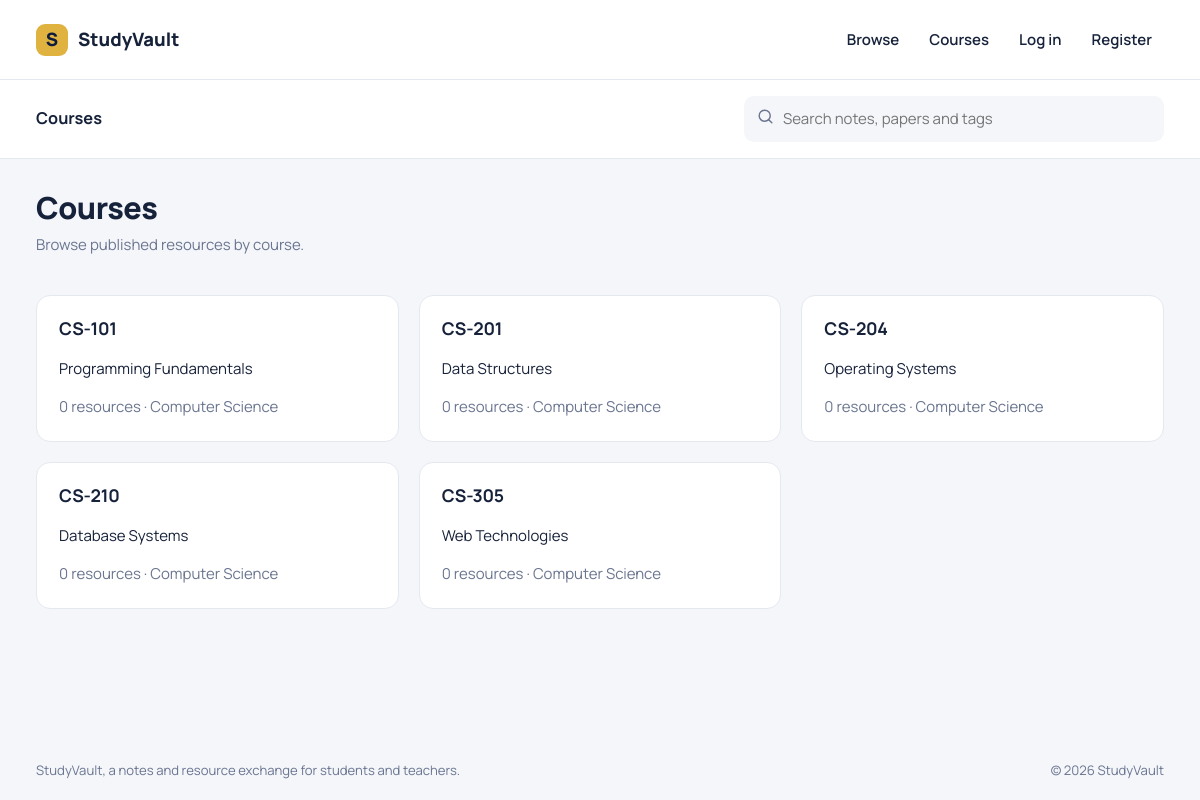
/courses.php, run on the app's committed database.
### tables this page shows
CREATE TABLE courses (
  id          INT UNSIGNED AUTO_INCREMENT PRIMARY KEY,
  code        VARCHAR(20)  NOT NULL UNIQUE,
  name        VARCHAR(150) NOT NULL,
  department  VARCHAR(100) NULL
);

### includes/functions.php (called while the page is built, shortened)
<?php
function e($value)
{
    return htmlspecialchars((string) $value, ENT_QUOTES, 'UTF-8');
}
function url($path = '')
{
    return BASE_URL . '/' . ltrim($path, '/');
}
function asset($path)
{
    return url('assets/' . ltrim($path, '/'));
}
function is_active($path)
{
    $current = parse_url($_SERVER['REQUEST_URI'] ?? '', PHP_URL_PATH);
    return $current === url($path) ? ' active' : '';
}
function get_str($key, $default = '')
{
    $value = $_GET[$key] ?? $default;
    return is_string($value) ? trim($value) : $default;
}

### includes/auth.php (called while the page is built, shortened)
<?php
require_once __DIR__ . '/../config/db.php';
require_once __DIR__ . '/functions.php';
function current_user()
{
    static $loaded = false;
    static $user = null;
    if ($loaded) {
        return $user;
    }
    $loaded = true;
    if (empty($_SESSION['user_id'])) {
        return null;
    }
    global $pdo;
    $stmt = $pdo->prepare(
        'SELECT id, full_name, email, roll_no, role, requested_role, account_status, reject_reason, strike_count, created_at
         FROM users WHERE id = ?'
    );
    $stmt->execute([$_SESSION['user_id']]);
    $found = $stmt->fetch();
    $user = $found;
    return $user;
}

### courses.php (the view)
<?php
require_once __DIR__ . '/includes/auth.php';
$courses = $pdo->query("SELECT c.id, c.code, c.name, c.department, COUNT(r.id) AS resource_count FROM courses c LEFT JOIN resources r ON r.course_id = c.id AND r.status = 'published' GROUP BY c.id, c.code, c.name, c.department ORDER BY c.code")->fetchAll();
$page_title = 'Courses';
require __DIR__ . '/includes/header.php';
?>
<div class="page-header"><div><h1>Courses</h1><p class="muted">Browse published resources by course.</p></div></div>
<?php if (!$courses): ?><div class="empty-state">No courses have been added yet.</div><?php else: ?><div class="grid-3"><?php foreach ($courses as $course): ?><a class="card card-link" href="<?= e(url('resources.php?course_id=' . (int) $course['id'])) ?>"><h3><?= e($course['code']) ?></h3><p><?= e($course['name']) ?></p><p class="muted mb-0"><?= (int) $course['resource_count'] ?> resources<?= $course['department'] ? ' · ' . e($course['department']) : '' ?></p></a><?php endforeach; ?></div><?php endif; ?>
<?php require __DIR__ . '/includes/footer.php'; ?>

### includes/header.php (shortened to what this page needs)
<?php
require_once __DIR__ . '/auth.php';
$css_file = __DIR__ . '/../assets/css/style.css';
$css_version = is_file($css_file) ? filemtime($css_file) : 1;
?>
<!DOCTYPE html>
<html lang="en">
<head>
    <link rel="stylesheet" href="<?= e(asset('css/style.css')) ?>?v=<?= (int) $css_version ?>">
</head>
<body>
<?php require __DIR__ . '/navbar.php'; ?>
<main class="page-content">

### includes/navbar.php (shortened to what this page needs)
<?php
$nav_user = current_user();
$nav_role = $nav_user['role'] ?? 'guest';
$nav_root = __DIR__ . '/../';
$nav_member = [
    ['member/dashboard.php', 'Dashboard'],
    ['resources.php', 'Browse'],
    ['courses.php', 'Courses'],
    ['member/upload.php', 'Upload'],
    ['member/my_uploads.php', 'My uploads'],
    ['member/bookmarks.php', 'Bookmarks'],
    ['member/ratings.php', 'My ratings'],
];
$nav_menus = [
    'guest' => [
        ['resources.php', 'Browse'],
        ['courses.php', 'Courses'],
    ],
    'user' => [
        ['user/dashboard.php', 'Dashboard'],
        ['resources.php', 'Browse'],
        ['courses.php', 'Courses'],
    ],
    'student' => $nav_member,
    'teacher' => $nav_member,
    'admin' => [
        ['admin/dashboard.php', 'Dashboard'],
        ['admin/approvals.php', 'Approvals'],
        ['admin/users.php', 'Users'],
        ['admin/resources.php', 'Resources'],
        ['admin/reports.php', 'Reports'],
        ['admin/courses.php', 'Courses'],
    ],
];
$nav_account = $nav_user
    ? [
        ['account/profile.php', 'Profile'],
        ['account/downloads.php', 'Downloads'],
    ]
    : [
        ['login.php', 'Log in'],
        ['register.php', 'Register'],
    ];
$nav_exists = function ($item) use ($nav_root) {
    return is_file($nav_root . $item[0]);
};
$nav_main = array_filter($nav_menus[$nav_role] ?? $nav_menus['guest'], $nav_exists);
$nav_side = array_filter($nav_account, $nav_exists);
$nav_initials = '';
?>
<?php
$nav_icon = function ($path) {
    $icons = [
        'dashboard' => 'i-home', 'resources' => 'i-grid', 'courses' => 'i-book',
        'my_uploads' => 'i-files', 'upload' => 'i-up', 'profile' => 'i-user',
        'bookmarks' => 'i-mark',
        'ratings' => 'i-star', 'downloads' => 'i-down', 'logout' => 'i-out',
        'approvals' => 'i-user', 'users' => 'i-user', 'reports' => 'i-files',
    ];
    foreach ($icons as $key => $icon) {
        if (strpos($path, $key) !== false) {
            return $icon;
        }
    }
    return 'i-grid';
};
?>
<?php if ($nav_user): ?>
<button class="nav-toggle" type="button" aria-expanded="true" aria-controls="nav-menu" aria-label="Collapse sidebar" title="Collapse sidebar"><svg class="icon"><use href="#i-sidebar"></use></svg></button>
<aside class="sidebar">
    <a class="brand sidebar-brand" href="<?= e(url()) ?>"><span class="brand-mark">S</span><?= e(APP_NAME) ?></a>
    <nav class="sidebar-nav nav-menu" id="nav-menu" aria-label="Main navigation">
        <?php foreach ($nav_main as $nav_item): ?>
            <a class="nav-link<?= is_active($nav_item[0]) ?>" href="<?= e(url($nav_item[0])) ?>"><svg class="icon"><use href="#<?= e($nav_icon($nav_item[0])) ?>"></use></svg><?= e($nav_item[1]) ?></a>
        <?php endforeach; ?>
        <?php foreach ($nav_side as $nav_item): ?>
            <a class="nav-link<?= is_active($nav_item[0]) ?>" href="<?= e(url($nav_item[0])) ?>"><svg class="icon"><use href="#<?= e($nav_icon($nav_item[0])) ?>"></use></svg><?= e($nav_item[1]) ?></a>
        <?php endforeach; ?>
        <?php if (is_file($nav_root . 'actions/logout_action.php')): ?>
            <form method="post" action="<?= e(url('actions/logout_action.php')) ?>">
                <?= csrf_field() ?><button type="submit" class="nav-link nav-button"><svg class="icon"><use href="#i-out"></use></svg>Log out</button>
            </form>
        <?php endif; ?>
    </nav>
    <a class="user-box" href="<?= e(url('account/profile.php')) ?>"><span class="avatar"><?= e($nav_initials) ?></span><span><strong><?= e($nav_user['full_name']) ?></strong><small><?= e(ucfirst($nav_role)) ?><?php if ($nav_role === 'user'): ?> &middot; <?= e(ucfirst($nav_user['account_status'])) ?><?php endif; ?></small></span></a>
</aside>
<div class="app-main">
    <header class="topbar">
        <strong><?= e($page_title ?? APP_NAME) ?></strong>
        <form class="search-form" method="get" action="<?= e(url('resources.php')) ?>"><svg class="icon"><use href="#i-find"></use></svg><input name="q" value="<?= e(get_str('q')) ?>" placeholder="Search notes, papers and tags" aria-label="Search resources"></form>
    </header>
<?php else: ?>
<header class="guest-header">
    <a class="brand" href="<?= e(url()) ?>"><span class="brand-mark">S</span><?= e(APP_NAME) ?></a>
    <nav class="guest-nav nav-menu" id="nav-menu" aria-label="Main navigation">
        <?php foreach ($nav_main as $nav_item): ?><a class="nav-link<?= is_active($nav_item[0]) ?>" href="<?= e(url($nav_item[0])) ?>"><?= e($nav_item[1]) ?></a><?php endforeach; ?>
        <?php foreach ($nav_side as $nav_item): ?><a class="nav-link<?= is_active($nav_item[0]) ?>" href="<?= e(url($nav_item[0])) ?>"><?= e($nav_item[1]) ?></a><?php endforeach; ?>
    </nav>
</header>
<div class="app-main guest-main">
    <header class="topbar"><strong><?= e($page_title ?? APP_NAME) ?></strong><form class="search-form" method="get" action="<?= e(url('resources.php')) ?>"><svg class="icon"><use href="#i-find"></use></svg><input name="q" value="<?= e(get_str('q')) ?>" placeholder="Search notes, papers and tags" aria-label="Search resources"></form></header>
<?php endif; ?>

### includes/footer.php (shortened to what this page needs)
</main>
<footer class="site-footer">
    <div class="footer-inner">
        <span><?= e(APP_NAME) ?>, a notes and resource exchange for students and teachers.</span>
        <span>&copy; <?= date('Y') ?> <?= e(APP_NAME) ?></span>
    </div>
</footer>
</div>
</body>
</html>

### assets/css/style.css (style rules this page uses)
:root { --navy: #0d1b3e; --navy2: #17285a; --gold: #e0b341; --bg: #f4f6fa; --line: #e4e8f0; --ink: #16213a; --mute: #6a7590; --blue: #2f5bea; --danger: #c2392b; --success: #17803d; }
* { box-sizing: border-box; }
html { min-height: 100%; }
body { display: flex; min-height: 100vh; margin: 0; flex-direction: column; background: var(--bg); color: var(--ink); font: 15px/1.55 Manrope, system-ui, -apple-system, "Segoe UI", sans-serif; }
a { color: var(--blue); }
h1, h2, h3, p { margin-top: 0; }
h1, h2, h3 { letter-spacing: -.015em; line-height: 1.25; }
button, input, select, textarea { font: inherit; }
input, select, textarea { width: 100%; padding: 10px 12px; color: var(--ink); background: #fff; border: 1px solid #d5dbe8; border-radius: 10px; }
.icon { width: 19px; height: 19px; flex: none; fill: none; stroke: currentColor; stroke-width: 1.8; stroke-linecap: round; stroke-linejoin: round; }
.nav-menu { min-width: 0; }
.brand { display: inline-flex; align-items: center; gap: 10px; color: var(--ink); font-size: 1.15rem; font-weight: 800; text-decoration: none; }
.brand-mark { display: grid; width: 32px; height: 32px; place-items: center; border-radius: 9px; background: var(--gold); color: var(--navy); font-weight: 800; }
.nav-link { display: flex; align-items: center; gap: 12px; padding: 10px 12px; border: 0; border-radius: 10px; background: transparent; color: inherit; font-weight: 600; text-decoration: none; cursor: pointer; }
.app-main { display: flex; min-width: 0; min-height: 100vh; margin-left: 248px; flex: 1; flex-direction: column; }
.guest-main { min-height: 0; margin-left: 0; }
.guest-header { display: flex; align-items: center; justify-content: space-between; gap: 20px; padding: 18px 36px; background: #fff; border-bottom: 1px solid var(--line); }
.guest-nav { display: flex; gap: 6px; align-items: center; }
.guest-nav .nav-link { color: var(--ink); }
.topbar { position: sticky; top: 0; z-index: 4; display: flex; align-items: center; justify-content: space-between; gap: 16px; padding: 16px 36px; background: #fff; border-bottom: 1px solid var(--line); }
.topbar strong { font-size: 1.02rem; }
.search-form { position: relative; width: min(420px, 100%); }
.search-form .icon { position: absolute; top: 11px; left: 12px; color: var(--mute); }
.search-form input { padding-left: 38px; background: var(--bg); border-color: transparent; }
.page-content { width: 100%; max-width: 1200px; margin: 0 auto; flex: 1; padding: 30px 36px 56px; }
.guest-main .page-content { margin: 0 auto; }
.site-footer { color: var(--mute); font-size: .82rem; }
.footer-inner { display: flex; justify-content: space-between; gap: 16px; padding: 20px 36px; }
.page-header { display: flex; align-items: center; justify-content: space-between; gap: 24px; margin-bottom: 24px; }
.page-header h1 { margin-bottom: 6px; font-size: 1.9rem; font-weight: 800; }
.muted, .resource-meta, .form-hint, .hint { color: var(--mute); }
.card, .box, .pf { overflow: hidden; padding: 22px; background: #fff; border: 1px solid var(--line); border-radius: 14px; }
.grid-3 { display: grid; grid-template-columns: repeat(3, minmax(0, 1fr)); gap: 20px; }
.card-link { display: block; color: inherit; text-decoration: none; }
.site-footer { margin-top: auto; }
.mb-0 { margin-bottom: 0; }

### data on the page
courses: code "CS-101", name "Programming Fundamentals", resource_count "0", department "Computer Science"
courses: code "CS-201", name "Data Structures", resource_count "0", department "Computer Science"
courses: code "CS-204", name "Operating Systems", resource_count "0", department "Computer Science"
courses: code "CS-210", name "Database Systems", resource_count "0", department "Computer Science"
courses: code "CS-305", name "Web Technologies", resource_count "0", department "Computer Science"

### other printed values
APP_NAME "StudyVault"
$nav_item[1] "Browse"
$nav_item[1] "Courses"
$nav_item[1] "Log in"
$nav_item[1] "Register"
$page_title "Courses"
